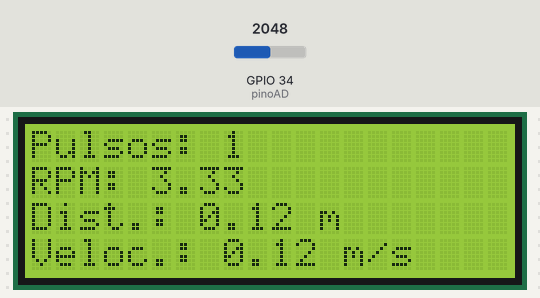
The sketch below on a simulated ESP32. Parts: 20×4 character LCD. Inputs (shaded band) come from the test bench; at power-on: GPIO 34 (pinoAD) = 2048. What the sketch prints to the serial monitor is not drawn.

Above: at 1.1 s.
At 2.1 s:
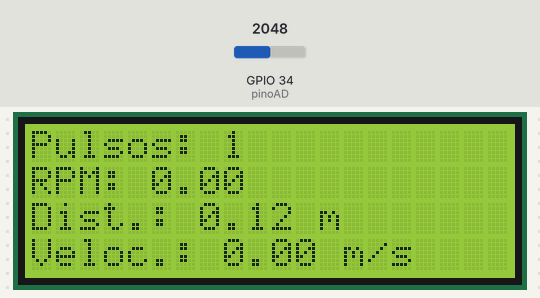

The sketch:

calibracao_odometro_velocimetro_06_12_2021.ino
```cpp
/*
  Engenharia Biomedica I
  Paulo Cesar Menegon de Castro RA11201721788

  Codigo usado para calibracao:
  Escreve no LCD o total de pulsos, a distancia,
  a velocidade e as rotacoes por minuto, permitindo
  verificar se as medicoes estao corretas

  Data: 06.12.2021
*/

// Bibliotecas
#include <Wire.h>                                           // Comunicacao I2C
#include <LiquidCrystal_I2C.h>                              // Display LCD comunicacao I2C
LiquidCrystal_I2C lcd(0x27, 20, 4);                         // Display endereco 027h 4 linhas x 20 caracteres
// Definicoes
#define pinoAD 34                                           // Pino do conversor AD - GPIO 34 (Analog ADC1_CH6)
#define raioRoda 0.335                                      // Raio da roda da bicicleta(m)
#define circRoda 6.2832 * raioRoda / 18                     // Comprimento de uma volta entre os raios da roda
int pulsos = 0;                                             // Numero de pulsos do sensor indutivo
int valorAD = 0;                                            // Valor da conversao AD (0 = 0V, 4095 = 3.3V)
float dist = 0;                                             // Distancia (m)
float rpm = 0;                                              // Rotacoes por minuto
float dist_ant = 0;                                         // Distancia armazenada antes da proxima leitura
float pulsos_ant = 0;                                       // Pulso armazenado antes da proxima leitura
float velo = 0;                                             // Velocidade (m/s)
boolean leAD = 0;                                           // Habilita uma leitura somente, evitando contagem de multiplos pulsos
unsigned long tmpEscritaLCD = 0;                            // Intervalo para escrita no LCD
unsigned long tmpLeituraAD = 0;                             // Intervalo para leitura do AD

void setup()
{
  Serial.begin(9600);
  lcd.init();                                               // Inicia o LCD via I2C
  lcd.backlight();                                          // Liga o backlight do LCD
  pinMode(pinoAD, INPUT);                                   // Define pino AD como entrada (conversor AD)
}

void loop()
{
  if (millis() - tmpLeituraAD >= 4 ) {                      // Leitura do AD a cada 4 ms (250 Hz). A funcao millis() nao para o
    int i = 0;
    tmpLeituraAD = millis();                                // o processamento ao contrario da funcao delay()
    valorAD = analogRead(pinoAD);                           // Le valor analogico
    if (valorAD > 1500 && valorAD < 2500) {                  // Valores obtidos de testes com diferentes frequencias de rotacao
      if (leAD == 0) {                                      // Realiza uma leitura somente evitando multiplas leitura
        pulsos++;                                           // Contagem de pulsos
        dist = pulsos * circRoda;                           // Distancia percorrida
        leAD = 1;                                           // Permite somente uma leitura do sensor
      }                                                     // e consequentemente inibe contagem de multiplos pulsos
    }
    if (valorAD == 0) {
      leAD = 0;
    }
    Serial.println(valorAD);
  }

  if (millis() - tmpEscritaLCD >= 1000) {                   // Atualiza LCD a cada 1s. A função millis()
    tmpEscritaLCD = millis();                               // e utilizada para nao interromper o
    lcd.clear();                                            // o processamento como ocorre com delay()
    lcd.setCursor(0, 0);                                    // Coordenadas do display LCD (coluna, linha)
    lcd.print("Pulsos: ");
    lcd.print(pulsos);
    lcd.setCursor(0, 1);
    lcd.print("RPM: ");
    lcd.print(rpm);
    lcd.setCursor(0, 2);
    lcd.print("Dist.: ");
    lcd.print(dist);
    lcd.print(" m");
    lcd.setCursor(0, 3);
    lcd.print("Veloc.: ");
    lcd.print(velo);
    lcd.print(" m/s");
    dist_ant = dist;                                        // Distancia antes da proxima medida
    pulsos_ant = pulsos;                                    // Pulsos antes da proxima medida
  }
  velo = dist - dist_ant;                                   // Calculo da velocidade (m/s)
  rpm = ((pulsos - pulsos_ant) / 18) * 60;                  // Calculo das rotacoes por minuto
}
```

Measured:
- what the display in image 0 shows lasts 1.0 s, from 1.1 s to 2.1 s
